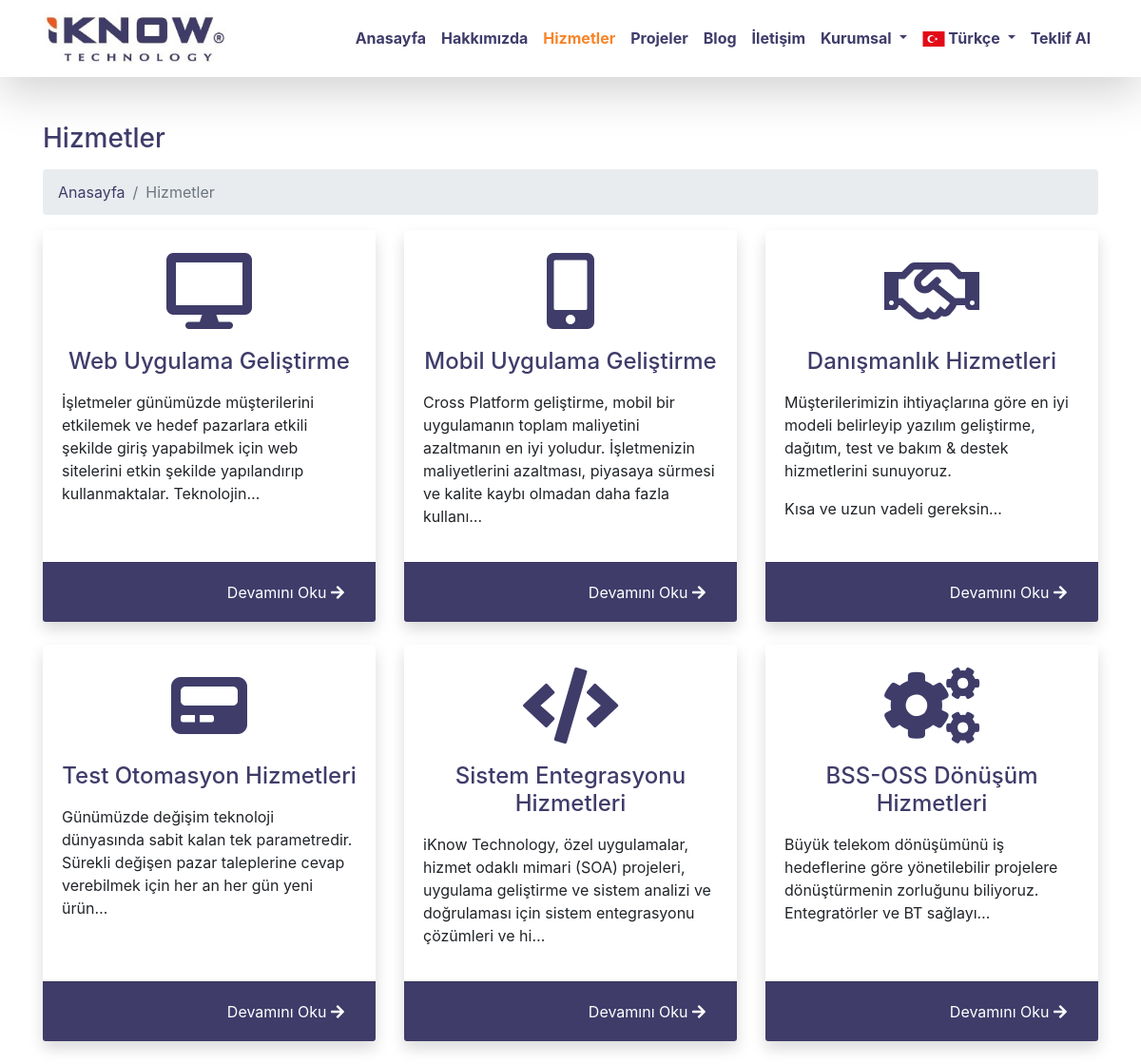
Screenshot of /tr/hizmetler/ with the database file from the repository.
### apps/tr/iknowcms_service/models.py (models this page shows, shortened)
class Service(models.Model):
    serviceTitle = models.CharField(
        max_length=50,
        unique=True,
        verbose_name="Hizmet Başlığı",
        help_text="Maksimum 50 karakter, benzersiz.")
    serviceContent = RichTextField(
        verbose_name="Hizmet İçeriği")
    serviceIcon = models.CharField(
        max_length=50,
        default='<i class="fas fa-server fa-5x"></i>',
        verbose_name="Hizmet İkon",
        help_text="Buraya Font Awesome'dan uygun bir ikonun etiketini yapıştırın. İkon boyutu için classın sonuna fa-2x, fa-3x, fa-5x eklenebilir.")
    serviceSlug = models.SlugField(
        max_length=50,
        unique=True,
        verbose_name="Hizmet Uzantısı",
        help_text="Hizmet başlığının url uzantı formatı, benzersiz.")
    class Meta:
        verbose_name = 'Hizmet'
        verbose_name_plural = 'Hizmetler'

### apps/tr/iknowcms_service/views.py (the view)
# urls.py: path('', views.serviceList, name='serviceList'),
def serviceList(request):
    serviceList = Service.objects.all()
    return render(request, 'tr/service/serviceList.html', {"serviceList": serviceList})

### templates/tr/service/serviceList.html
{% extends 'tr/layout.html' %}
{% load static %}
{% block content %}
<div class="container mt-5">
    <h3 class="mb-3">
        {% block title %}
        Hizmetler
        {% endblock title %}
    </h3>
    <ol class="breadcrumb">
        <li class="breadcrumb-item">
            <a href="{% url 'home' %}">Anasayfa</a>
        </li>
        <li class="breadcrumb-item active">Hizmetler</li>
    </ol>
    <div class="row">
        {% for service in serviceList %}
        <div class="col-lg-4 col-md-6 mb-4">
            <div class="card border-0 h-100 shadow">
                <a class="mt-4 text-center"
                    href="{% url 'serviceSingle' service.serviceSlug %}">{{ service.serviceIcon|safe }}</a>
                <div class="card-body">
                    <h4 class="card-title text-center">
                        <a href="{% url 'serviceSingle' service.serviceSlug %}">{{ service.serviceTitle }}</a>
                    </h4>
                    <p class="card-text">{{ service.serviceContent|safe|truncatechars:200 }}
                    </p>
                </div>
                <div class="card-footer text-right">
                    <a class="btn btn-primary" href="{% url 'serviceSingle' service.serviceSlug %}">Devamını Oku
                        <i class="fas fa-arrow-right"></i></a>
                </div>
            </div>
        </div>
        {% endfor %}
    </div>
</div>
{% endblock content %}

### static/css/modern-business.css (style rules this page uses)
h3 { color: #3f3c6a; }
a { color: #3f3c6a; text-decoration: none; }
.card-footer { background-color: #3f3c6a; }
.btn-primary { border-color: #3f3c6a; background-color: #3f3c6a; }

### rows the page displays
Service: serviceTitle "Web Uygulama Geliştirme", serviceContent "İşletmeler günümüzde müşterilerini etkilemek ve hedef pazarlara etkili şekilde giriş yapabilmek için web sitelerini etkin şekilde yapılandırıp kullanmaktalar. Teknolojin…"
Service: serviceTitle "Mobil Uygulama Geliştirme", serviceContent "Cross Platform geliştirme, mobil bir uygulamanın toplam maliyetini azaltmanın en iyi yoludur. İşletmenizin maliyetlerini azaltması, piyasaya sürmesi ve kalite kaybı olmadan daha fazla kullanı…"
Service: serviceTitle "Danışmanlık Hizmetleri", serviceContent "Müşterilerimizin ihtiyaçlarına göre en iyi modeli belirleyip yazılım geliştirme, dağıtım, test ve bakım & destek hizmetlerini sunuyoruz. Kısa ve uzun vadeli gereksin…"
Service: serviceTitle "Test Otomasyon Hizmetleri", serviceContent "Günümüzde değişim teknoloji dünyasında sabit kalan tek parametredir. Sürekli değişen pazar taleplerine cevap verebilmek için her an her gün yeni ürün…"
Service: serviceTitle "Sistem Entegrasyonu Hizmetleri", serviceContent "iKnow Technology, özel uygulamalar, hizmet odaklı mimari (SOA) projeleri, uygulama geliştirme ve sistem analizi ve doğrulaması için sistem entegrasyonu çözümleri ve hi…"
Service: serviceTitle "BSS-OSS Dönüşüm Hizmetleri", serviceContent "Büyük telekom dönüşümünü iş hedeflerine göre yönetilebilir projelere dönüştürmenin zorluğunu biliyoruz. Entegratörler ve BT sağlayı…"
